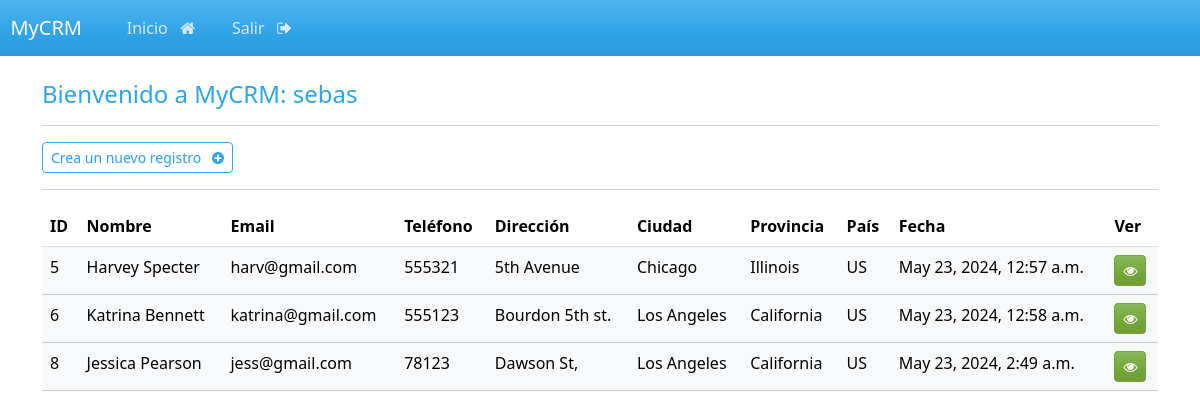
The page /dashboard (signed in) on the database its author committed.
### crm/models.py (models this page shows, shortened)
class Record(models.Model):
    creation_date=models.DateTimeField(auto_now_add=True)
    first_name=models.CharField(max_length=100)
    last_name=models.CharField(max_length=100)
    email=models.CharField(max_length=255)
    phone=models.CharField(max_length=20)
    address=models.CharField(max_length=300)
    city=models.CharField(max_length=200)
    province=models.CharField(max_length=200)
    country=models.CharField(max_length=125)

### crm/views.py (the view)
# urls.py: path('dashboard', views.dashboard,name='dashboard'),
@login_required(login_url='login')
def dashboard(request):
    records=Record.objects.all()
    context={
        'records':records
    }
    return render(request,'crm/dashboard.html',context)

### crm/templates/crm/dashboard.html
{% extends "crm/base.html" %}
{% block content %}
    <h4>Bienvenido a MyCRM: {{user}} </h4>
    <hr>
    <a class="btn btn-outline-primary btn-sm" href="{% url 'create_record' %}">
        Crea un nuevo registro &nbsp; <i class="fa fa-plus-circle" aria-hidden="true"></i>
    </a>
    <hr>
    <table class="table table-light table-hover">
        <thead class="table light">
        {% if records %}
            <tr>
                <th scope='col'>ID</th>
                <th scope='col'>Nombre</th>
                <th scope='col'>Email</th>
                <th scope='col'>Teléfono</th>
                <th scope='col'>Dirección</th>
                <th scope='col'>Ciudad</th>
                <th scope='col'>Provincia</th>
                <th scope='col'>País</th>
                <th scope='col'>Fecha</th>
                <th scope='col'>Ver</th>
            </tr>
        </thead>
        <tbody>
            {% for record in records %}
            <tr>
                <td> {{record.id}} </td>
                <td> {{record.first_name}} {{record.last_name}} </td>
                <td> {{record.email}} </td>
                <td> {{record.phone}} </td>
                <td> {{record.address}} </td>
                <td> {{record.city}} </td>
                <td> {{record.province}} </td>
                <td> {{record.country}} </td>
                <td> {{record.creation_date}} </td>
                <td><a class='btn btn-success btn-sm' href="{% url 'view_record' record.id %}"><i class="fa fa-eye" aria-hidden="true"></i>
                </a></td>
            </tr>
            {% endfor %}
            {% else %}
            <h3>No existen registros.<h3>
        {% endif %}
        </tbody>
    </table>
{% endblock content %}

### crm/templates/crm/base.html (shortened to what this page needs)
{% load static %}
<!DOCTYPE html>
<html lang="en">
<head>
    <link rel="stylesheet" type="text/css" href="https://bootswatch.com/5/cerulean/bootstrap.min.css">
    <link rel="stylesheet" type="text/css" href="{% static 'css/styles.css' %}">
    <link rel="stylesheet" href="https://cdnjs.cloudflare.com/ajax/libs/font-awesome/4.7.0/css/font-awesome.min.css">
</head>
<body>
    {% include "crm/navbar.html" %}
    <div class="container">
        <br>
        {% block content %}
        {% endblock content %}
    </div>
</body>
</html>

### crm/templates/crm/navbar.html (shortened to what this page needs)
<nav class="navbar navbar-expand-lg navbar-dark bg-primary justify-content-center">
    <a class="navbar-brand main-heading" href="{% url "home" %}">
      &nbsp; MyCRM
    </a>
      <div class="collapse navbar-collapse text-center" id="navbarNavDropdown">
        <ul class="navbar-nav mr-auto">
          {% if user.is_authenticated %}
            <li class="nav-item">
              <a class="nav-link" href="{% url "dashboard" %}">Inicio &nbsp; <i class="fa fa-home" aria-hidden="true"></i> </a>
            </li>
            <li class="nav-item">
              <a class="nav-link" href="{% url "user_logout" %}">Salir &nbsp; <i class="fa fa-sign-out" aria-hidden="true"></i> </a>
            </li>
        </ul>
        {% endif %}
      </div>
  </nav>

### rows shown on the page
Record: id "5", first_name "Harvey", last_name "Specter", email "harv@gmail.com", phone "555321", address "5th Avenue", city "Chicago", province "Illinois", country "US", creation_date "May 23, 2024, 12:57 a.m."
Record: id "6", first_name "Katrina", last_name "Bennett", email "katrina@gmail.com", phone "555123", address "Bourdon 5th st.", city "Los Angeles", province "California", country "US", creation_date "May 23, 2024, 12:58 a.m."
Record: id "8", first_name "Jessica", last_name "Pearson", email "jess@gmail.com", phone "78123", address "Dawson St,", city "Los Angeles", province "California", country "US", creation_date "May 23, 2024, 2:49 a.m."

### other values the page prints
{{ user }} "sebas"
